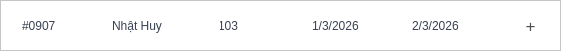
       <widget class="QFrame" name="frame_2">
        <property name="minimumSize">
         <size>
          <width>561</width>
          <height>51</height>
         </size>
        </property>
        <property name="maximumSize">
         <size>
          <width>16777215</width>
          <height>51</height>
         </size>
        </property>
        <property name="sizeIncrement">
         <size>
          <width>0</width>
          <height>0</height>
         </size>
        </property>
        <property name="styleSheet">
         <string notr="true">QFrame{
	background-color: white;
}
QFrame:hover {
	border-left: 2px solid #2563EB;
}
QFrame QLineEdit {
    color: #374151;
}</string>
        </property>
        <property name="frameShape">
         <enum>QFrame::StyledPanel</enum>
        </property>
        <property name="frameShadow">
         <enum>QFrame::Raised</enum>
        </property>
        <widget class="QLineEdit" name="lineEdit">
         <property name="geometry">
          <rect>
           <x>20</x>
           <y>10</y>
           <width>61</width>
           <height>31</height>
          </rect>
         </property>
         <property name="styleSheet">
          <string notr="true">QLineEdit {
	border: none;
	background-color:transparent;
}</string>
         </property>
         <property name="text">
          <string>#0907</string>
         </property>
         <property name="readOnly">
          <bool>true</bool>
         </property>
        </widget>
        <widget class="QLineEdit" name="lineEdit_3">
         <property name="geometry">
          <rect>
           <x>110</x>
           <y>10</y>
           <width>91</width>
           <height>31</height>
          </rect>
         </property>
         <property name="styleSheet">
          <string notr="true">QLineEdit {
	border: none;
	background-color:transparent;
}</string>
         </property>
         <property name="text">
          <string>Nhật Huy</string>
         </property>
         <property name="readOnly">
          <bool>true</bool>
         </property>
        </widget>
        <widget class="QLineEdit" name="lineEdit_5">
         <property name="geometry">
          <rect>
           <x>310</x>
           <y>10</y>
           <width>81</width>
           <height>31</height>
          </rect>
         </property>
         <property name="styleSheet">
          <string notr="true">QLineEdit {
	border: none;
	background-color:transparent;
}</string>
         </property>
         <property name="text">
          <string>1/3/2026</string>
         </property>
         <property name="readOnly">
          <bool>true</bool>
         </property>
        </widget>
        <widget class="QLineEdit" name="lineEdit_6">
         <property name="geometry">
          <rect>
           <x>410</x>
           <y>10</y>
           <width>81</width>
           <height>31</height>
          </rect>
         </property>
         <property name="styleSheet">
          <string notr="true">QLineEdit {
	border: none;
	background-color:transparent;
}</string>
         </property>
         <property name="text">
          <string>2/3/2026</string>
         </property>
         <property name="readOnly">
          <bool>true</bool>
         </property>
        </widget>
        <widget class="QPushButton" name="pushButton_3">
         <property name="geometry">
          <rect>
           <x>510</x>
           <y>10</y>
           <width>41</width>
           <height>31</height>
          </rect>
         </property>
         <property name="font">
          <font>
           <pointsize>-1</pointsize>
          </font>
         </property>
         <property name="styleSheet">
          <string notr="true">QPushButton {
        background-color: transparent; /* Trong suốt để lộ màu nền của bảng */
        border: none;                  /* Xóa viền nút */
        color: #505050;               /* Màu của dấu + */
        font-size: 17px;               /* Chỉnh dấu + to rõ */
        font-weight: none;
    }
    QPushButton:hover {
        color: #007BFF;               /* Đổi màu xanh khi di chuột vào để biết là bấm được */
    }</string>
         </property>
         <property name="text">
          <string>+</string>
         </property>
        </widget>
        <widget class="QLineEdit" name="lineEdit_4">
         <property name="geometry">
          <rect>
           <x>220</x>
           <y>10</y>
           <width>21</width>
           <height>31</height>
          </rect>
         </property>
         <property name="styleSheet">
          <string notr="true">QLineEdit {
	border: none;
	background-color:transparent;
}</string>
         </property>
         <property name="text">
          <string>103</string>
         </property>
         <property name="readOnly">
          <bool>true</bool>
         </property>
        </widget>
       </widget>
